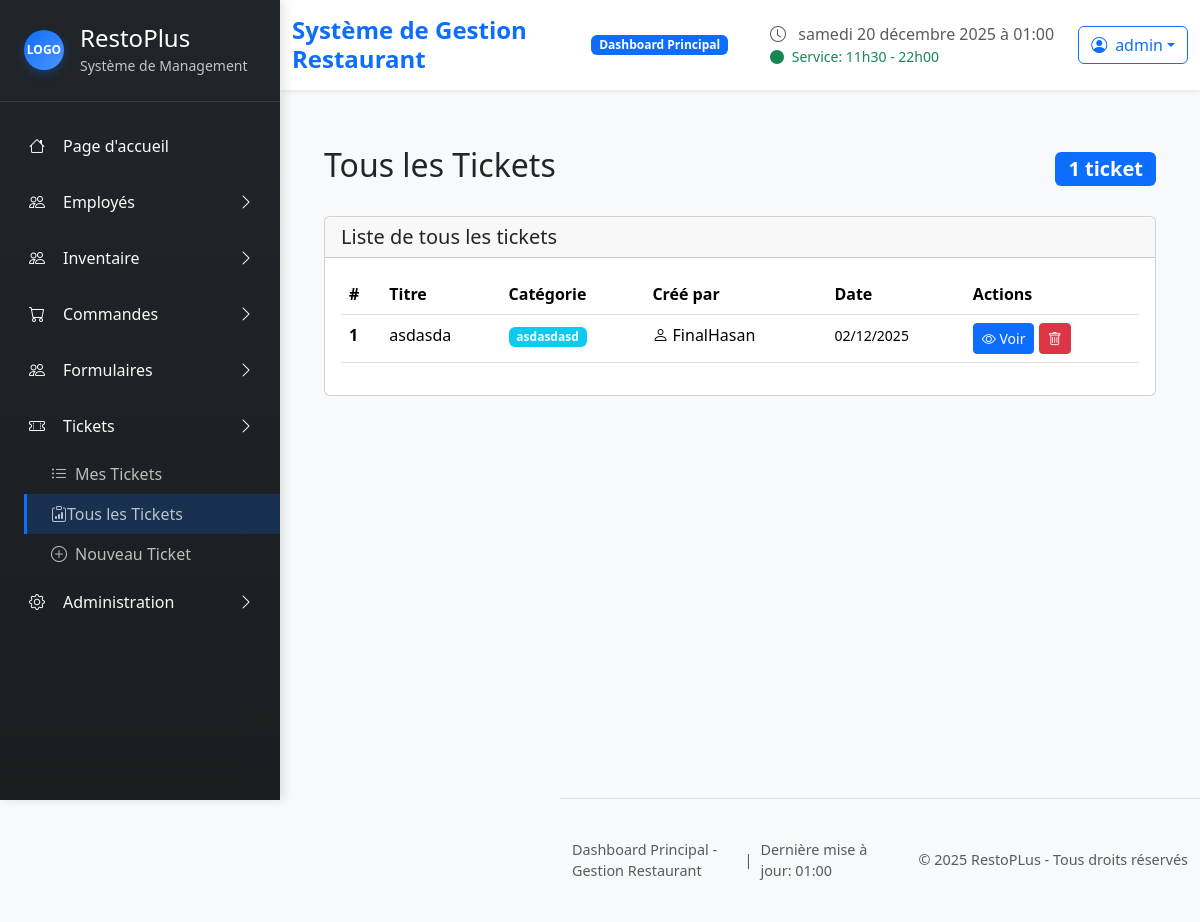
Page /tickets/all/ (signed in) on the committed database.
### restoplus/models.py (models this page shows, shortened)
class User(AbstractUser):
    class AvailabilityStatus(models.TextChoices):
        NOT_FILLED = "not_filled", "Non remplie"
        PENDING    = "pending",    "En attente"
        FILLED     = "filled",     "Remplie"
    availability_status = models.CharField(
        max_length=20,
        choices=AvailabilityStatus.choices,
        default=AvailabilityStatus.NOT_FILLED,
        verbose_name="Statut des disponibilités"
        )
    first_name = models.CharField(max_length=150, blank=True, verbose_name="Prénom")
    last_name = models.CharField(max_length=150, blank=True, verbose_name="Nom de famille")
    poste = models.CharField(max_length=100, blank=True, verbose_name="Poste")
    mobile = models.CharField(max_length=20,blank=True,validators=[phone_validator], verbose_name="Téléphone")
    email = models.CharField(
        max_length=254,
        blank=True,
        verbose_name="Courriel",
        validators=[email_validator]
    )
    is_manager = models.BooleanField(default=False)
    role = models.ForeignKey(Role, on_delete=models.SET_NULL, null=True, blank=True)
    def has_permission(self, permission):
        if self.is_superuser:
            return True
        if not self.role:
            return False
        return getattr(self.role, permission, False)
    def can_manage_schedules(self):
        if self.is_superuser or self.is_staff:
            return True
        return self.has_permission('can_manage_schedules')

class Ticket(models.Model):
    title = models.CharField(max_length=255, verbose_name="Titre du ticket")
    description = models.TextField(verbose_name="Description du problème")
    category = models.CharField(
        max_length=150,
        verbose_name="Catégorie",
        help_text="ex: bris d'équipement, Problème d'inventaire, Problème technique, autre ..."
    )
    created_by = models.ForeignKey(
        User,
        on_delete=models.CASCADE,
        related_name='tickets_crees',
        verbose_name="Créé par"
    )
    date_created = models.DateTimeField(auto_now_add=True, verbose_name="Date de création")
    class Meta:
        verbose_name = "Ticket"
        verbose_name_plural = "Tickets"
        ordering = ['-date_created']

### restoplus/views.py (the view)
# urls.py: path('tickets/all/', views.all_tickets, name='all_tickets'),
@login_required
def all_tickets(request):
    if not request.user.has_permission('can_manage_users'):
        return render(request, 'restoplus/403.html', status=403)
    tickets = Ticket.objects.all().select_related('created_by').order_by('-date_created')
    context = {
        'tickets': tickets,
        'total_tickets': tickets.count(),
    }
    return render(request, 'restoplus/all_tickets.html', context)

### restoplus/templates/restoplus/all_tickets.html (shortened to what this page needs)
{% extends "restoplus/base.html" %}
{% load static %}
{% block content %}
<div class="container-fluid mt-4">
    <div class="d-flex justify-content-between align-items-center mb-4">
        <h2>Tous les Tickets</h2>
        <span class="badge bg-primary fs-5">{{ total_tickets }} ticket{{ total_tickets|pluralize }}</span>
    </div>
    <div class="card">
        <div class="card-header">
            <h5 class="mb-0">Liste de tous les tickets</h5>
        </div>
        <div class="card-body">
            <div class="table-responsive">
                <table class="table table-hover">
                    <thead>
                        <tr>
                            <th>#</th>
                            <th>Titre</th>
                            <th>Catégorie</th>
                            <th>Créé par</th>
                            <th>Date</th>
                            <th>Actions</th>
                        </tr>
                    </thead>
                    <tbody>
                        {% for ticket in tickets %}
                            <tr>
                                <td><strong>{{ ticket.id }}</strong></td>
                                <td>{{ ticket.title }}</td>
                                <td>
                                    <span class="badge bg-info">{{ ticket.category }}</span>
                                </td>
                                <td>
                                    <i class="bi bi-person"></i>
                                    {{ ticket.created_by.get_full_name|default:ticket.created_by.username }}
                                </td>
                                <td>
                                    <small>
                                        {{ ticket.date_created|date:"d/m/Y" }}
                                    </small>
                                </td>
                                <td>
                                    <a href="{% url 'ticket_detail' ticket.id %}" class="btn btn-sm btn-primary">
                                        <i class="bi bi-eye"></i> Voir
                                    </a>
                                    <a href="{% url 'delete_ticket' ticket.id %}" class="btn btn-sm btn-danger">
                                        <i class="bi bi-trash"></i>
                                    </a>
                                </td>
                            </tr>
                        {% empty %}
                            <tr>
                                <td colspan="6" class="text-center text-muted">
                                    Aucun ticket pour le moment.
                                </td>
                            </tr>
                        {% endfor %}
                    </tbody>
                </table>
            </div>
        </div>
{% endblock %}

### restoplus/templates/restoplus/partials/header.html (shortened to what this page needs)
{% load static %}
<header class="main-header bg-white shadow-sm sticky-top">
  <div class="container-fluid">
    <div class="row align-items-center py-3">
      <div class="col-md-6">
        <div class="d-flex align-items-center">
          <h1 class="h4 mb-0 text-primary fw-bold">
            Système de Gestion Restaurant
          </h1>
          <span
            class="badge bg-primary ms-3 animate__animated animate__pulse animate__infinite"
            >Dashboard Principal</span
          >
        </div>
      </div>
      <div class="col-md-6">
        <div class="d-flex justify-content-end align-items-center">
          <div class="me-4">
            <i class="bi bi-clock text-muted me-2"></i>
            <span class="text-muted" id="current-time"></span>
            <div class="small text-success">
              <i class="bi bi-circle-fill me-1"></i>
              Service: 11h30 - 22h00
            </div>
          </div>
          <div class="dropdown">
            <button
              class="btn btn-outline-primary dropdown-toggle d-flex align-items-center"
              type="button"
              data-bs-toggle="dropdown"
            >
              <i class="bi bi-person-circle me-2"></i>
              {{ request.user.username }}
            </button>
          </div>
        </div>
      </div>
    </div>
  </div>
</header>

### rows in the picture
User: user.username "admin"
Ticket: id "1", title "asdasda", category "asdasdasd", created_by.get_full_name "FinalHasan", date_created "02/12/2025"

### other values in the picture
{{ total_tickets }} "1"
